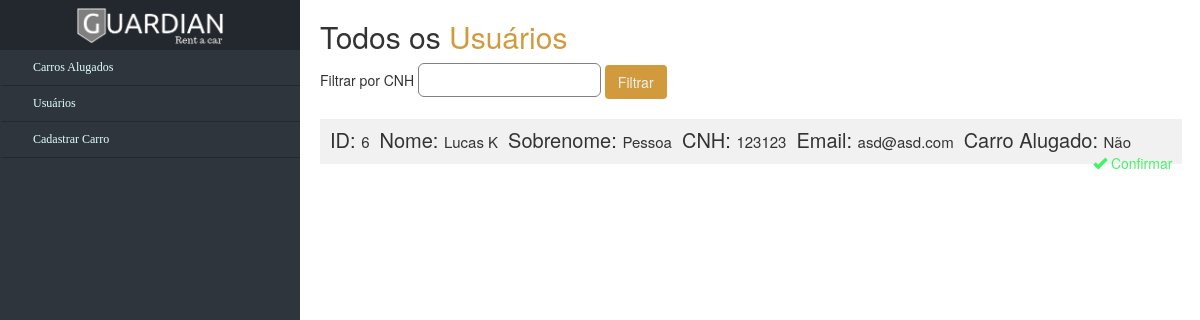
/Views/funcionario/listar_usuarios.php, run on the app's committed database.
### tables this page shows
CREATE TABLE `tb_cliente` (
  `id` int(11) NOT NULL,
  `name` varchar(30) NOT NULL,
  `lastname` varchar(60) NOT NULL,
  `username` varchar(30) NOT NULL,
  `cnh` int(11) NOT NULL,
  `email` varchar(100) NOT NULL,
  `password` varchar(100) NOT NULL,
  `rented_car` tinyint(1) NOT NULL
);

### Views/funcionario/listar_usuarios.php (the view, shortened to what this page needs)
<?php
    include('../../Config/config.php');
?>
<!DOCTYPE html>
<html lang="pt-br">
<head>
    <link rel="stylesheet" href="../../Assets/bootstrap-3.3.7-dist/css/bootstrap.min.css">
    <link rel="stylesheet" href="../../Assets/css/dashboard.css">
</head>
<body>
    <div class="nav-side-menu">
        <div class="brand">
            <img src="../../Assets/img/logo_bg_none.png" width="150rem" alt="logo">
        </div>
        <div class="menu-list">
            <ul id="menu-content" class="menu-content collapse out">
                <li>
                    <a href="dashboard.php">
                        <i class="fa fa-gift fa-lg"></i> Carros Alugados
                    </a>
                </li>
                <li>
                    <a href="#">
                        <i class="fa fa-user fa-lg"></i> Usuários
                    </a>
                </li>
                <li>
                    <a href="../carro/cadastrar_carro.php">
                        <i class="fa fa-user fa-lg"></i> Cadastrar Carro
                    </a>
                </li>
            </ul>
        </div>
    </div>
    <main>
        <div class="rent-header">
            <h2>Todos os <span style="color: #d19b3d;">Usuários</span></h2>
            <form action="#" method="POST">
                <span>Filtrar por CNH</span>
                <input type="text" name="rent_id" class="code-input" id="id_locacao">
                <input type="submit" class="btn btn-custom" value="Filtrar">
            </form>
        </div>
        <div id="card-wrapper">
            <?php
                if(isset($_POST['rent_id'])){
                    $sql = "SELECT * FROM tb_cliente WHERE cnh = ".$_POST['rent_id'];
                    if ($_POST['rent_id'] == '') { $sql = "SELECT * FROM tb_cliente"; }
                } else {
                    $sql = "SELECT * FROM tb_cliente";
                }
                $res_users = mysqli_query($CON, $sql);
                function gamb($n){
                    if($n == 1){
                        return 'Sim';
                    } elseif ($n == 0) {
                        return 'Não';
                    }
                }
                if($res_users){
                    while ($row = $res_users->fetch_assoc()) {
                        echo '<div class="card-carro">';
                        echo '<h3>ID: </h3> <p>'.$row['id'].'</p>';
                        echo '<h3>Nome: </h3> <p>'.ucwords($row['name']).'</p>';
                        echo '<h3>Sobrenome: </h3> <p>'.ucwords($row['lastname']).'</p>';
                        echo '<h3>CNH: </h3> <p>'.$row['cnh'].'</p>';
                        echo '<h3>Email: </h3> <p>'.$row['email'].'</p>';
                        echo '<h3>Carro Alugado: </h3> <p>'.gamb($row['rented_car']).'</p>';
                        echo '<div class="icons">';
                        echo '<a href=""><i class="glyphicon glyphicon-ok"></i> Confirmar</a>';
                        echo '</div></div>';
                    }
                }
            ?>
        </div>
    </main>
</body>
</html>

### Assets/css/dashboard.css (style rules this page uses)
main { margin-left: 32rem; }
#card-wrapper { margin-top: 2rem; }
.icons { float: right; display: inline; }
.icons a { color: #42f465; }
.card-carro { margin-top: 1rem; background: #f1f1f1; padding: 1rem; height: 4.5rem; width: 98%; }
.card-carro > h3 { display: inline; font-size: 2rem; }
.card-carro > p { display: inline; font-size: 1.5rem; margin-right: 1rem; }
.nav-side-menu { overflow: auto; font-family: verdana; font-size: 12px; font-weight: 200; background-color: #2e353d; position: fixed; top: 0px; width: 300px; height: 100%; color: #e1ffff; }
.nav-side-menu .brand { background-color: #23282e; line-height: 50px; display: block; text-align: center; font-size: 14px; }
.nav-side-menu ul, .nav-side-menu li { list-style: none; padding: 0px; margin: 0px; line-height: 35px; cursor: pointer; }
.nav-side-menu li { padding-left: 0px; border-left: 3px solid #2e353d; border-bottom: 1px solid #23282e; }
.nav-side-menu li a { text-decoration: none; color: #e1ffff; }
.nav-side-menu li a i { padding-left: 10px; width: 20px; padding-right: 20px; }
@media (min-width: 767px) { .nav-side-menu .menu-list .menu-content { display: block; } }
body { margin: 0px; padding: 0px; }
.code-input { padding: 0.6rem; border-radius: 6px; border: 1px solid gray; }
.btn-custom { background: #d19b3d; color: #f1f1f1; }

### data on the page
tb_cliente: id "6", name "Lucas K", lastname "Pessoa", cnh "123123", email "asd@asd.com", rented_car "Não"
